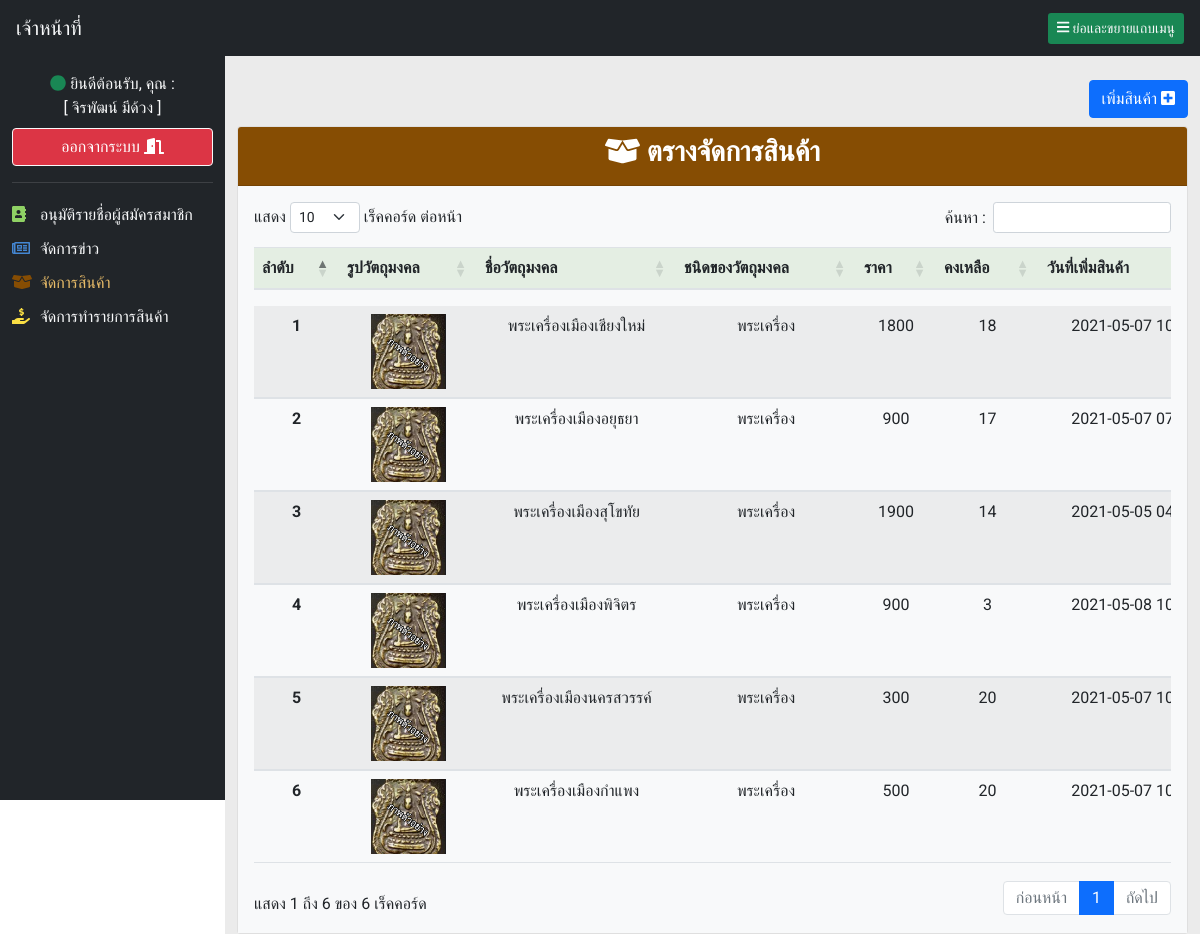
Screenshot of /back_house_system/manager.php?m=m3 (signed in) with the database file from the repository.
### tables this page shows
CREATE TABLE `product`  (
  `id_product` int NOT NULL AUTO_INCREMENT,
  `product_name` varchar(50) NOT NULL,
  `product_type` varchar(50) NOT NULL,
  `product_des` varchar(100) NOT NULL,
  `product_price` varchar(6) NOT NULL,
  `product_qty` varchar(5) NOT NULL,
  `product_cover` varchar(50) NOT NULL,
  `date_create` timestamp(0) NOT NULL DEFAULT current_timestamp(0) ON UPDATE CURRENT_TIMESTAMP(0),
  PRIMARY KEY (`id_product`) USING BTREE
);

### function.php (called while the page is built, shortened)
<?php
        class DB_conn{
            function __construct(){
                $conn = mysqli_connect(DB_server, DB_user, DB_password, DB_name);
                $this->dbcon = $conn;
                mysqli_set_charset($this->dbcon, "utf8");
            }
            public function pdSlm3(){
                $re = mysqli_query($this->dbcon, "SELECT * FROM product ORDER BY id_product DESC");
                return $re;
            }
                }
?>

### back_house_system/include_for_m/product_sys.php (the view, shortened to what this page needs)
<?php
    require_once('../function.php');
    $pd_sl = new DB_conn();
        ?>
<div class="d-flex justify-content-end mb-2">
    <a href="manager.php?m=m3_add" class="btn btn-primary">เพิ่มสินค้า <i class="fas fa-plus-square"></i></a>
</div>
<div class="card">
    <div class="card-header" id="bg_hd_card_m3">
        <h3 class="text-center"><b> <i class="fas fa-box-open"></i> ตรางจัดการสินค้า</b></h3>
    </div>
    <div class="card-body bg-light">
                    <table class="min-vw-100 table table-striped pb-3" id="myTable">
                <thead class="min-vw-100 text-nowrap">
                    <tr class="text-center" id="bg_hd_table_m">
                    <th scope="col">ลำดับ</th>
                    <th scope="col">รูปวัตถุมงคล</th>
                    <th scope="col">ชื่อวัตถุมงคล</th>
                    <th scope="col">ชนิดของวัตถุมงคล</th>
                    <th scope="col">ราคา</th>
                    <th scope="col">คงเหลือ</th>
                    <th scope="col">วันที่เพิ่มสินค้า</th>
                    </tr>
                </thead>
                <tbody class="text-nowrap">
                <?php
                        $res1 = $pd_sl->pdSlm3();
                        $n=1;
                        while($num1 = mysqli_fetch_array($res1))
                        {
                ?>
                    <tr class="text-center">
                    <th scope="row"><?php $num1['id_product']; echo $n;  ?></th>
                    <td>
                        <div class="divImageProduct">
                            <img src="../image/product/<?php echo $num1['product_cover'];?>" alt="">
                        </div>
                    </td>
                    <td><?php echo $num1['product_name'];?></td>
                    <td><?php echo $num1['product_type'];?></td>
                    <td><?php echo $num1['product_price'];?></td>
                    <td><?php echo $num1['product_qty'];?></td>
                    <td><?php echo $num1['date_create'];?></td>
                    </tr>
                    <?php
                    $n++;
                    }
                    ?>
                </tbody>
                </table>
    </div>
</div>

### back_house_system/css/manag1.css (style rules this page uses)
* { font-family: 'Roboto', sans-serif; }
#bg_hd_card_m3 { background-color: rgb(134, 77, 3); color: white; }
#bg_hd_table_m { background-color: #e4eee3; }
.divImageProduct img { width: 75px; height: 75px; object-fit: cover; object-position: center; }

### rows the page displays
product: product_cover (picture), product_name "พระเครื่องเมืองเชียงใหม่", product_type "พระเครื่อง", product_price "1800", product_qty "18", date_create "2021-05-07…"
product: product_cover (picture), product_name "พระเครื่องเมืองอยุธยา", product_type "พระเครื่อง", product_price "900", product_qty "17", date_create "2021-05-07…"
product: product_cover (picture), product_name "พระเครื่องเมืองสุโขทัย", product_type "พระเครื่อง", product_price "1900", product_qty "14", date_create "2021-05-05…"
product: product_cover (picture), product_name "พระเครื่องเมืองพิจิตร", product_type "พระเครื่อง", product_price "900", product_qty "3", date_create "2021-05-08…"
product: product_cover (picture), product_name "พระเครื่องเมืองนครสวรรค์", product_type "พระเครื่อง", product_price "300", product_qty "20", date_create "2021-05-07…"
product: product_cover (picture), product_name "พระเครื่องเมืองกำแพง", product_type "พระเครื่อง", product_price "500", product_qty "20", date_create "2021-05-07…"

### other values shown
$_SESSION['name'] "จิรพัฒน์"
$_SESSION['lname'] "มีด้วง"
